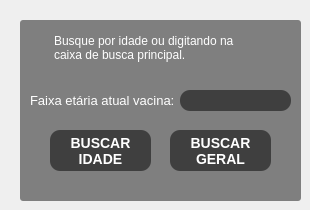
            <widget class="QWidget" name="pageFaixaCovid">
             <widget class="QFrame" name="frame_3">
              <property name="geometry">
               <rect>
                <x>20</x>
                <y>20</y>
                <width>281</width>
                <height>181</height>
               </rect>
              </property>
              <property name="styleSheet">
               <string notr="true">QFrame{
background-color: rgb(127, 127, 127);
 border-radius: 03px;
}</string>
              </property>
              <property name="frameShape">
               <enum>QFrame::StyledPanel</enum>
              </property>
              <property name="frameShadow">
               <enum>QFrame::Raised</enum>
              </property>
              <widget class="QLabel" name="label_9">
               <property name="geometry">
                <rect>
                 <x>10</x>
                 <y>60</y>
                 <width>151</width>
                 <height>41</height>
                </rect>
               </property>
               <property name="font">
                <font>
                 <pointsize>10</pointsize>
                </font>
               </property>
               <property name="styleSheet">
                <string notr="true">QLabel {
color: rgb(255, 255, 255);
border: 0px;
}</string>
               </property>
               <property name="text">
                <string>&lt;html&gt;&lt;head/&gt;&lt;body&gt;&lt;p&gt;Faixa etária atual vacina:&lt;/p&gt;&lt;/body&gt;&lt;/html&gt;</string>
               </property>
              </widget>
              <widget class="QLineEdit" name="lineEditFaixaVacina">
               <property name="geometry">
                <rect>
                 <x>160</x>
                 <y>70</y>
                 <width>111</width>
                 <height>21</height>
                </rect>
               </property>
               <property name="styleSheet">
                <string notr="true">QLineEdit {
background-color: rgb(63, 63, 63);
     border-width: 2px;
     border-radius: 10px;
     border-color: rgb(0, 170, 255);
     font: bold 14px;
     padding-left: 20px;
     padding-right: 20px;
	color: rgb(255, 255, 255)
}</string>
               </property>
              </widget>
              <widget class="QPushButton" name="pushButtonSearchVacina">
               <property name="geometry">
                <rect>
                 <x>30</x>
                 <y>110</y>
                 <width>101</width>
                 <height>41</height>
                </rect>
               </property>
               <property name="styleSheet">
                <string notr="true">QPushButton{
background-color: rgb(63, 63, 63);
     border-width: 2px;
     border-radius: 10px;
     border-color: rgb(0, 170, 255);
     font: bold 14px;
     padding-left: 20px;
     padding-right: 20px;
	color: rgb(255, 255, 255);
}
QPushButton:hover {
	background-color:rgb(49, 49, 49);
}</string>
               </property>
               <property name="text">
                <string>BUSCAR
IDADE</string>
               </property>
              </widget>
              <widget class="QPlainTextEdit" name="plainTextEdit">
               <property name="geometry">
                <rect>
                 <x>30</x>
                 <y>10</y>
                 <width>201</width>
                 <height>41</height>
                </rect>
               </property>
               <property name="font">
                <font>
                 <family>Arial</family>
                 <pointsize>9</pointsize>
                </font>
               </property>
               <property name="styleSheet">
                <string notr="true">color: rgb(255, 255, 255);</string>
               </property>
               <property name="plainText">
                <string>Busque por idade ou digitando na caixa de busca principal.</string>
               </property>
              </widget>
              <widget class="QPushButton" name="pushButtonSearchVacina_2">
               <property name="geometry">
                <rect>
                 <x>150</x>
                 <y>110</y>
                 <width>101</width>
                 <height>41</height>
                </rect>
               </property>
               <property name="styleSheet">
                <string notr="true">QPushButton{
background-color: rgb(63, 63, 63);
     border-width: 2px;
     border-radius: 10px;
     border-color: rgb(0, 170, 255);
     font: bold 14px;
     padding-left: 20px;
     padding-right: 20px;
	color: rgb(255, 255, 255);
}
QPushButton:hover {
	background-color:rgb(49, 49, 49);
}</string>
               </property>
               <property name="text">
                <string>BUSCAR
GERAL</string>
               </property>
              </widget>
             </widget>
            </widget>
